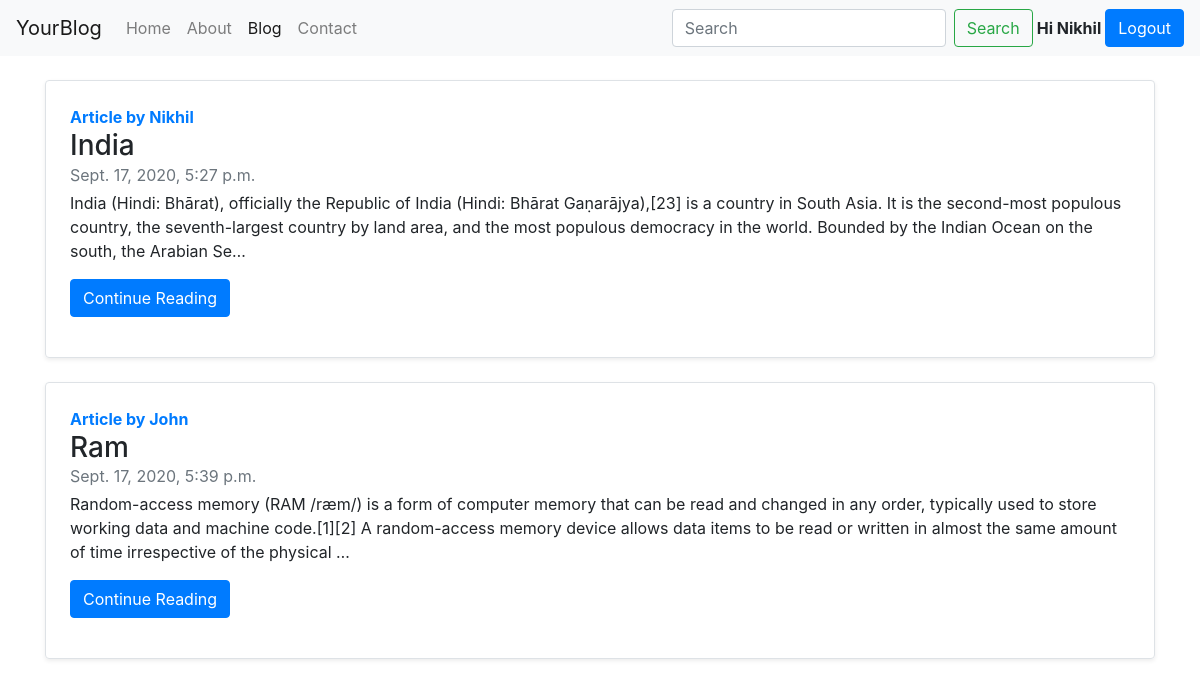
Page /blog/ (signed in) on the committed database.
### blog/models.py (models this page shows)
class Post(models.Model):
    sno = models.IntegerField()
    title = models.CharField(max_length=200)
    content = models.TextField()
    author = models.CharField(max_length=100)
    timeStamp = models.DateTimeField(blank=True)
    slug = models.CharField(max_length=200)

### blog/views.py (the view)
# urls.py: path('', views.home, name='home'),
def home(request):
    everypost = Post.objects.all()
    return render(request, 'blog/home.html', {'everypost': everypost})

### templates/blog/home.html
{% extends 'base.html' %}{% block title %}Blog {% endblock title %}aaaaasssssas
{% block blogactive %}active {% endblock blogactive %}{% block body %}
<div class="container my-4">
  {% for post in everypost %}
  <div
    class="row no-gutters border rounded overflow-hidden flex-md-row mb-4 shadow-sm h-md-250 position-relative"
  >
    <div class="col p-4 d-flex flex-column position-static">
      <strong class="text-primary">Article by {{post.author}}</strong>
      <h3 class="mb-0">{{post.title}}</h3>
      <div class="mb-1 text-muted">{{post.timeStamp}}</div>
      <p class="card-text mb-auto">{{post.content | truncatechars:300 }}</p>
      <div class="my-3">
        <a href="/blog/{{post.slug}}" role="button" class="btn btn-primary"
          >Continue Reading</a
        >
      </div>
    </div>
  </div>
  {% endfor %}
</div>
{% endblock body %}

### templates/base.html (shortened to what this page needs)
<!DOCTYPE html>
<html lang="en">
  <head>
    <link
      rel="stylesheet"
      href="https://stackpath.bootstrapcdn.com/bootstrap/4.5.2/css/bootstrap.min.css"
    />
  </head>
  <body>
    <nav class="navbar navbar-expand-lg navbar-light bg-light">
      <a class="navbar-brand" href="/">YourBlog</a>
      <div class="collapse navbar-collapse" id="navbarSupportedContent">
        <ul class="navbar-nav mr-auto">
          <li class="nav-item {% block homeactive %} {% endblock homeactive %}">
            <a class="nav-link" href="/"
              >Home <span class="sr-only">(current)</span></a
            >
          </li>
          <li
            class="nav-item {% block aboutactive %} {% endblock aboutactive %}"
          >
            <a class="nav-link" href="/about">About</a>
          </li>
          <li class="nav-item {% block blogactive %} {% endblock blogactive %}">
            <a class="nav-link" href="/blog">Blog</a>
          </li>
          <li
            class="nav-item {% block contactactive %} {% endblock contactactive %}"
          >
            <a class="nav-link" href="/contact">Contact</a>
          </li>
        </ul>
        <form action="/search" method="get" class="form-inline my-2 my-lg-0">
          <input
            class="form-control mr-sm-2"
            type="search"
            placeholder="Search"
            aria-label="Search"
            name="search"
            id="search"
          />
          <button class="btn btn-outline-success my-2 my-sm-0" type="submit">
            Search
          </button>
        </form>
        {% if user.is_authenticated %}
        <strong style="margin-left: 4px"> Hi {{request.user}}</strong>
        <a href="/logout" class="btn btn-primary" style="margin-left: 4px">
          Logout</a
        >
        {% endif %}
      </div>
    </nav>
    {% block body %} {% endblock body %}
  </body>
</html>

### rows in the picture
Post: author "Nikhil", title "India", timeStamp "Sept. 17, 2020, 5:27 p.m.", content "India (Hindi: Bhārat), officially the Republic of India (Hindi: Bhārat Gaṇarājya),[23] is a country in South Asia. It is the second-most populous country, the seventh-largest country by land area, and the most populous democracy in the world. Bounded by the Indian Ocean on the south, the Arabian Se…"
Post: author "John", title "Ram", timeStamp "Sept. 17, 2020, 5:39 p.m.", content "Random-access memory (RAM /ræm/) is a form of computer memory that can be read and changed in any order, typically used to store working data and machine code.[1][2] A random-access memory device allows data items to be read or written in almost the same amount of time irrespective of the physical …"

### other values in the picture
{{ request.user }} "Nikhil"
